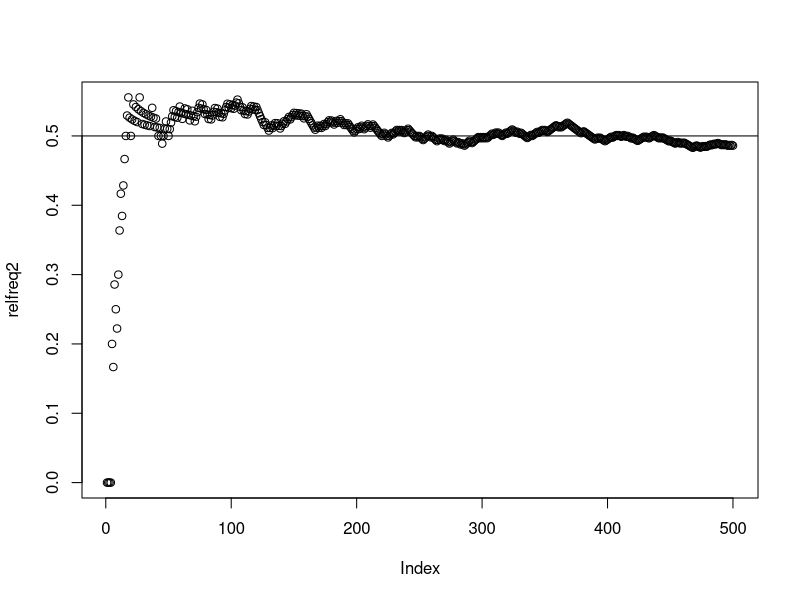
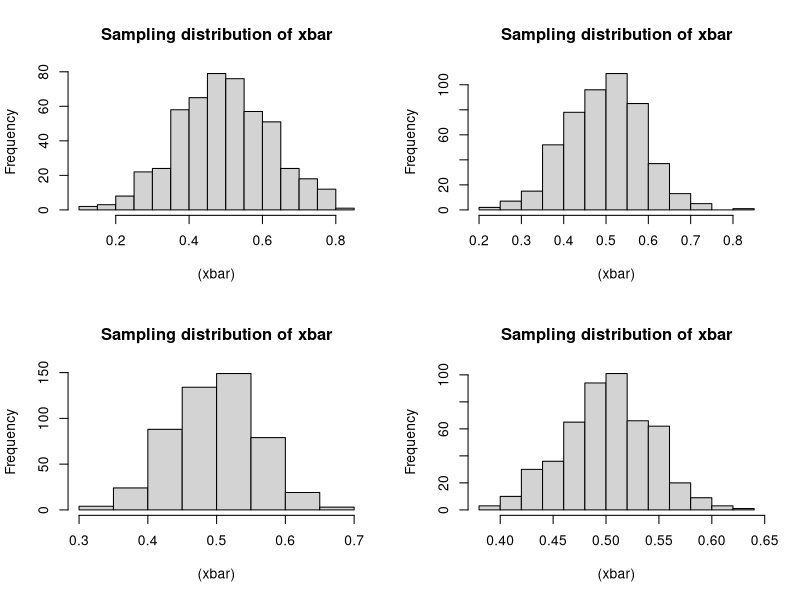

The R source for these figures, in order:
## ---- chunk 1
knitr::opts_chunk$set(echo = TRUE)
## ---- chunk 2
x <- c(0,1)
sample(x,10,replace=TRUE) #with replacement
## ---- chunk 3
sample(0:1,10,replace=TRUE) #with replacement
## ---- chunk 4
sample(0:11,10,replace=FALSE) #without replacement
## ---- chunk 5
sum(sample(0:1,100,replace=TRUE))
## ---- chunk 6
x<-sample(1:6,10,replace=TRUE)
x
length(x[x==5])
## ---- chunk 7
Bernoulli_trials<-rbinom(500,1,.5) #500 independent Bernoulli trials
## ---- chunk 8
cumsum1<-cumsum(Bernoulli_trials) #cumulative sum
## ---- chunk 9
relfreq2<-cumsum1/(1:500) #relative frequency
## ---- chunk 10
plot(relfreq2)
abline(0.5,0)
## ---- chunk 11
xbar<-c()
for(i in 1:500) {xbar[i] = mean(runif(10))}
## ---- chunk 12
par(mfrow=c(2,2))
m=500; a=0; b=1
for (j in 1: length(n<-c(5,10,20,50)))
{
xbar<-c()
     for (i in 1:m) {xbar[i]<-mean(runif(n[j],a,b))}
hist((xbar),main="Sampling distribution of xbar")
}
## ---- chunk 13
Xbar_Unif_Sampling<-function(m,n,a,b)
 {
   par(mfrow=c(2,2))
   for (j in 1:length(n))
   {
     xbar<-c()
     for (i in 1:m) {xbar[i]<-mean(runif(n[j],a,b))}
     hist((xbar),main="Sampling distribution of xbar")
   } 
  }
## ---- chunk 14
x<-runif(100,-15,15)
max(x);min(x)
## ---- chunk 15
p<-0
      for (i in 1:100)
      {
   if (x[i]<0) p<-p+1
    }
#You can check the value of p at the console: 
p        
